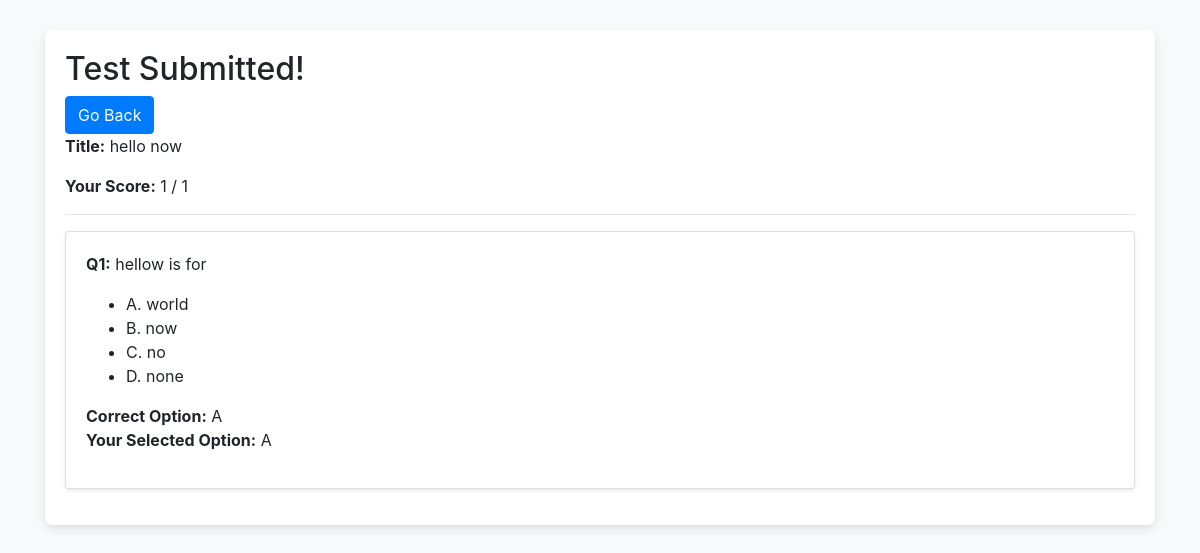
Screenshot of /score/15 (signed in) with the database file from the repository.
### quizApp/models.py (models this page shows, shortened)
class Test(models.Model):
    teacher = models.ForeignKey(User,on_delete=models.CASCADE,limit_choices_to={'user_type':'Teacher'})
    title = models.CharField(max_length=100)
    room_id = models.CharField(max_length=20,unique=True,blank=True)
    allowed_students = models.ManyToManyField(User,related_name="assigned_tests",blank=True,
                                              limit_choices_to={'user_type': 'Student'})
    start_time=models.DateTimeField()
    duration_minutes=models.PositiveIntegerField()
    created_at = models.DateTimeField(auto_now_add=True)
    def serialize(self):
        return {
            "id":self.id,
            "teacher": {
            "id": self.teacher.id,
            "username": self.teacher.username,
            "email": self.teacher.email,
            "name": self.teacher.get_full_name()
            },
            "room_id":self.room_id,
            "title": self.title,
            "start_time": self.start_time,
            "duration_minutes": self.duration_minutes,
            "total_allowed_students":self.allowed_students.count(),
            "total_students_appeared":StudentTest.objects.filter(test=self).count()
        }

class Question(models.Model):
    test = models.ForeignKey(Test,on_delete=models.CASCADE,related_name='questions')
    question_text = models.TextField()
    option_a = models.CharField(max_length=200)
    option_b = models.CharField(max_length=200)
    option_c = models.CharField(max_length=200)
    option_d = models.CharField(max_length=200)
    correct_option = models.CharField(max_length=1)
    def serialize(self):
        return {
            "question_text":self.question_text,
            "option_a":self.option_a,
            "option_b":self.option_b,
            "option_c":self.option_c,
            "option_d":self.option_d,
            "correct_option":self.correct_option
        }

### quizApp/views.py (the view)
# urls.py: path("score/<int:testID>",views.score,name="score"),
def score(request, testID):
    if not request.user.is_authenticated:
        return JsonResponse({'error': 'Authentication required.'}, status=401)
    if request.user.user_type != 'Student':
        return JsonResponse({'error': 'Only students can access this view.'}, status=403)
    if request.method == 'GET':
        test = get_object_or_404(Test, pk=testID)
        now = timezone.now()
        end_time = test.start_time + timezone.timedelta(minutes=test.duration_minutes)
        if end_time > now:
            return JsonResponse({'error': 'Score is available only after the test has ended.'}, status=403)
        try:
            student_test = StudentTest.objects.get(student=request.user, test=test)
        except StudentTest.DoesNotExist:
            return JsonResponse({'error': 'No submission found for this test.'}, status=404)
        score = student_test.score
        total = test.questions.count()
        return render(request, 'quizApp/score.html', {
            "score": score,
            "total": total,
            "test": test.serialize(),
            "questions":[
                {
                    **question.serialize(),
                    "selected_option":next(
                        (answer.selected_option
                         for answer in student_test.answers.all()
                         if answer.question_id == question.id),
                        None
                    )
                }
                for question in test.questions.all()
            ]
        })
    return JsonResponse({'error': 'GET request required.'}, status=400)

### quizApp/templates/quizApp/score.html
{% extends "quizApp/layout.html" %}
{% block body %}
    <h2>Test Submitted!</h2>
    <a href="{% url 'index' %}" class="btn btn-primary">Go Back</a>
    <p><strong>Title:</strong> {{ test.title }}</p>
    <p><strong>Your Score:</strong> {{ score }} / {{ total }}</p>
    <hr>
    {% for question in questions %}
    <div class="card mb-3 shadow-sm">
        <div class="card-body">
            <p><strong>Q{{ forloop.counter }}:</strong> {{ question.question_text }}</p>
            <ul>
                <li>A. {{ question.option_a }}</li>
                <li>B. {{ question.option_b }}</li>
                <li>C. {{ question.option_c }}</li>
                <li>D. {{ question.option_d }}</li>
            </ul>
            <p>
                <strong>Correct Option:</strong> {{ question.correct_option }} <br>
                <strong>Your Selected Option:</strong>
                {% if question.selected_option %}
                    {{ question.selected_option }}
                {% else %}
                    <span class="text-danger">Not Answered</span>
                {% endif %}
            </p>
        </div>
    </div>
    {% endfor %}
{% endblock %}

### quizApp/templates/quizApp/layout.html (style rules this page uses)
body { background-color: #f8f9fa; }

### rows the page displays
Test: title "hello now"
Question: question_text "hellow is for", option_a "world", option_b "now", option_c "no", option_d "none"

### other values shown
{{ score }} "1"
{{ total }} "1"
{{ question.correct_option }} "A"
{{ question.selected_option }} "A"
